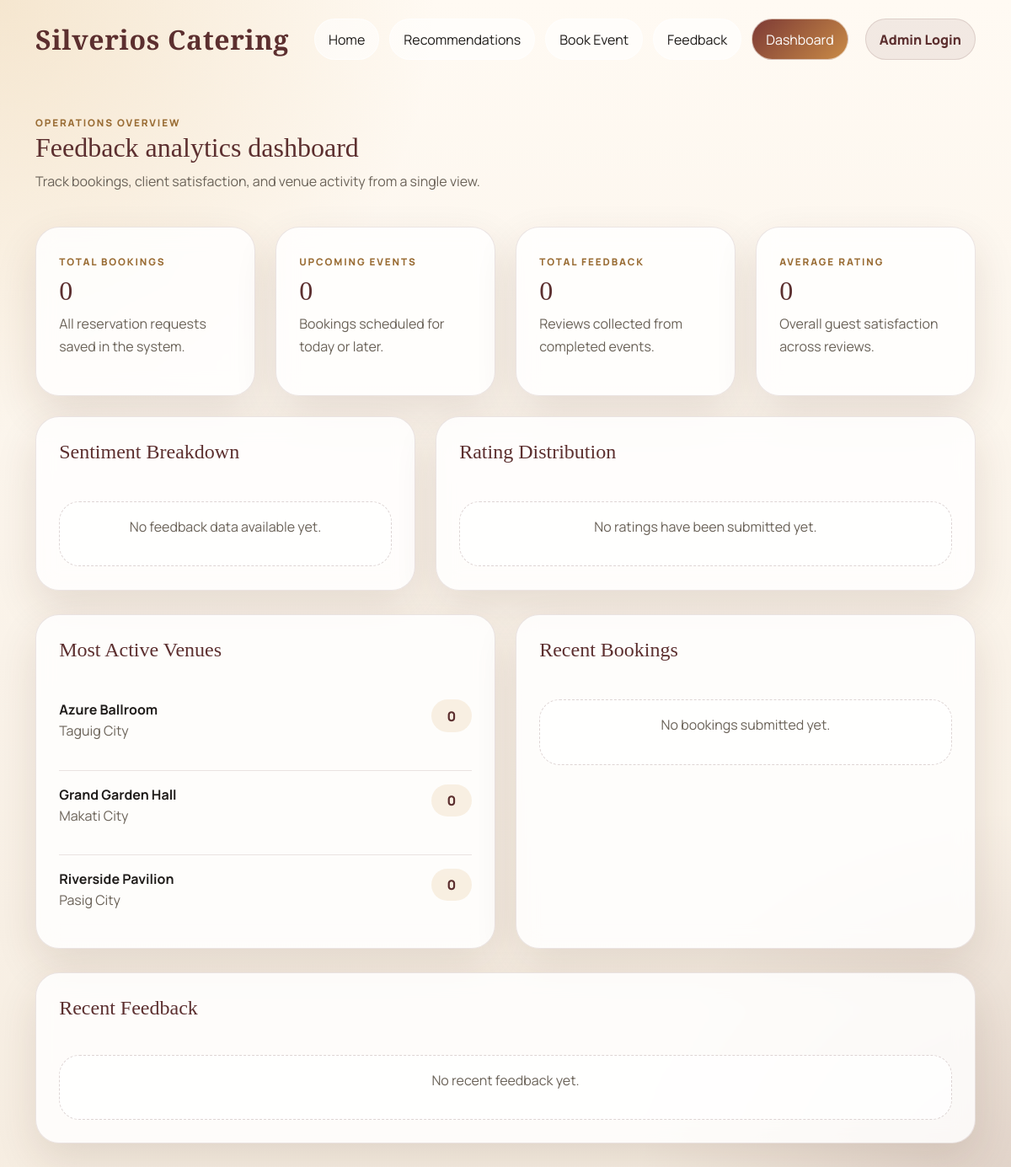
/dashboard/, run on the app's committed database.
### catering/models.py (models this page shows, shortened)
class Venue(models.Model):
    name = models.CharField(max_length=100)
    location = models.CharField(max_length=255)
    capacity = models.PositiveIntegerField(default=50)
    class Meta:
        ordering = ["name"]

### catering/views.py (the view)
# urls.py: path('dashboard/', views.dashboard, name='dashboard'),
def dashboard(request):
    total_feedback = Feedback.objects.count()
    total_bookings = Booking.objects.count()
    upcoming_bookings = Booking.objects.filter(booking_date__gte=timezone.localdate()).count()
    average_rating = Feedback.objects.aggregate(avg=Avg("rating"))["avg"] or 0
    sentiment_data = Feedback.objects.values("sentiment").annotate(total=Count("id"))
    rating_breakdown = Feedback.objects.values("rating").annotate(total=Count("id")).order_by("-rating")
    popular_venues = Venue.objects.annotate(total_bookings=Count("bookings")).order_by("-total_bookings", "name")[:5]
    recent_bookings = Booking.objects.select_related("venue").order_by("-created_at")[:5]
    recent_feedback = Feedback.objects.select_related("booking").order_by("-created_at")[:5]
    context = {
        "total_feedback": total_feedback,
        "total_bookings": total_bookings,
        "upcoming_bookings": upcoming_bookings,
        "average_rating": round(average_rating, 1) if average_rating else 0,
        "sentiment_data": sentiment_data,
        "rating_breakdown": rating_breakdown,
        "popular_venues": popular_venues,
        "recent_bookings": recent_bookings,
        "recent_feedback": recent_feedback,
    }
    return render(request, "catering/dashboard.html", context)

### templates/catering/dashboard.html
{% extends 'base.html' %}
{% block content %}
<section class="section-heading mb-4">
    <div>
        <span class="eyebrow">Operations Overview</span>
        <h2>Feedback analytics dashboard</h2>
        <p class="muted-copy">Track bookings, client satisfaction, and venue activity from a single view.</p>
    </div>
</section>
<div class="row g-4 mb-4">
    <div class="col-md-6 col-xl-3">
        <div class="metric-card">
            <span class="small-label">Total Bookings</span>
            <h3>{{ total_bookings }}</h3>
            <p>All reservation requests saved in the system.</p>
        </div>
    </div>
    <div class="col-md-6 col-xl-3">
        <div class="metric-card">
            <span class="small-label">Upcoming Events</span>
            <h3>{{ upcoming_bookings }}</h3>
            <p>Bookings scheduled for today or later.</p>
        </div>
    </div>
    <div class="col-md-6 col-xl-3">
        <div class="metric-card">
            <span class="small-label">Total Feedback</span>
            <h3>{{ total_feedback }}</h3>
            <p>Reviews collected from completed events.</p>
        </div>
    </div>
    <div class="col-md-6 col-xl-3">
        <div class="metric-card">
            <span class="small-label">Average Rating</span>
            <h3>{{ average_rating }}</h3>
            <p>Overall guest satisfaction across reviews.</p>
        </div>
    </div>
</div>
<div class="row g-4">
    <div class="col-lg-5">
        <div class="feature-card h-100">
            <h4>Sentiment Breakdown</h4>
            <div class="stats-list mt-4">
                {% for row in sentiment_data %}
                <div class="stats-row">
                    <div>
                        <strong>{{ row.sentiment|title }}</strong>
                        <p>{{ row.total }} responses</p>
                    </div>
                    <span class="pill-count">{{ row.total }}</span>
                </div>
                {% empty %}
                <div class="empty-state compact">
                    <p>No feedback data available yet.</p>
                </div>
                {% endfor %}
            </div>
        </div>
    </div>
    <div class="col-lg-7">
        <div class="feature-card h-100">
            <h4>Rating Distribution</h4>
            <div class="stats-list mt-4">
                {% for row in rating_breakdown %}
                <div class="stats-row">
                    <div>
                        <strong>{{ row.rating }} / 5</strong>
                        <p>Customer ratings at this score</p>
                    </div>
                    <span class="pill-count">{{ row.total }}</span>
                </div>
                {% empty %}
                <div class="empty-state compact">
                    <p>No ratings have been submitted yet.</p>
                </div>
                {% endfor %}
            </div>
        </div>
    </div>
</div>
<div class="row g-4 mt-1">
    <div class="col-lg-6">
        <div class="feature-card h-100">
            <h4>Most Active Venues</h4>
            <div class="stats-list mt-4">
                {% for venue in popular_venues %}
                <div class="stats-row">
                    <div>
                        <strong>{{ venue.name }}</strong>
                        <p>{{ venue.location }}</p>
                    </div>
                    <span class="pill-count">{{ venue.total_bookings }}</span>
                </div>
                {% empty %}
                <div class="empty-state compact">
                    <p>No venue activity yet.</p>
                </div>
                {% endfor %}
            </div>
        </div>
    </div>
    <div class="col-lg-6">
        <div class="feature-card h-100">
            <h4>Recent Bookings</h4>
            <div class="stats-list mt-4">
                {% for booking in recent_bookings %}
                <div class="stats-row">
                    <div>
                        <strong>{{ booking.customer_name }}</strong>
                        <p>{{ booking.booking_date }} at {{ booking.event_time }} | {{ booking.venue.name }}</p>
                    </div>
                    <span class="pill-count">{{ booking.number_of_persons }}</span>
                </div>
                {% empty %}
                <div class="empty-state compact">
                    <p>No bookings submitted yet.</p>
                </div>
                {% endfor %}
            </div>
        </div>
    </div>
</div>
<div class="row g-4 mt-1">
    <div class="col-12">
        <div class="feature-card">
            <h4>Recent Feedback</h4>
            <div class="row g-3 mt-1">
                {% for item in recent_feedback %}
                <div class="col-md-6 col-xl-4">
                    <div class="review-card">
                        <div class="d-flex justify-content-between align-items-center mb-3">
                            <strong>{{ item.customer_name }}</strong>
                            <span class="pill-count">{{ item.rating }}/5</span>
                        </div>
                        <p class="muted-copy">{{ item.comment }}</p>
                        <div class="d-flex justify-content-between align-items-center mt-3">
                            <span class="small-label">{{ item.sentiment|title }}</span>
                            <span class="small-label">{{ item.created_at|date:"M d, Y" }}</span>
                        </div>
                    </div>
                </div>
                {% empty %}
                <div class="col-12">
                    <div class="empty-state compact">
                        <p>No recent feedback yet.</p>
                    </div>
                </div>
                {% endfor %}
            </div>
        </div>
    </div>
</div>
{% endblock %}

### templates/base.html (shortened to what this page needs)
{% load static %}
<!DOCTYPE html>
<html lang="en">
<head>
    <link href="https://cdn.jsdelivr.net/npm/bootstrap@5.3.3/dist/css/bootstrap.min.css" rel="stylesheet">
    <link rel="stylesheet" href="{% static 'css/style.css' %}">
</head>
<body>
    <div class="page-shell">
        <nav class="navbar navbar-expand-lg site-nav">
            <div class="container">
                <a class="navbar-brand brand-mark" href="/">Silverios Catering</a>
                <div class="collapse navbar-collapse justify-content-end" id="navMenu">
                    <div class="nav-shell">
                        <div class="nav-pills-wrap">
                            <a class="nav-action" href="/">Home</a>
                            <a class="nav-action" href="/recommendations/">Recommendations</a>
                            <a class="nav-action" href="/book/">Book Event</a>
                            <a class="nav-action" href="/feedback/">Feedback</a>
                            <a class="nav-action nav-action--accent" href="/dashboard/">Dashboard</a>
                        </div>
                        <a class="nav-action nav-action--admin" href="/admin/">Admin Login</a>
                    </div>
                </div>
            </div>
        </nav>
        <main class="container py-4 py-lg-5">
            {% block content %}{% endblock %}
        </main>
    </div>
</body>
</html>

### static/css/style.css (style rules this page uses)
:root { --cream: #fff9f0; --sand: #f4e7d4; --gold: #d6a85f; --wine: #5c2f2f; --ink: #1f1c1a; --muted: #6a6258; --card: rgba(255, 255, 255, 0.82); --line: rgba(92, 47, 47, 0.12); --shadow: 0 20px 50px rgba(70, 44, 25, 0.12); }
body { min-height: 100vh; background: radial-gradient(circle at top left, rgba(214, 168, 95, 0.24), transparent 28%), radial-gradient(circle at bottom right, rgba(92, 47, 47, 0.14), transparent 24%), linear-gradient(180deg, #fffaf3 0%, #f6ede1 100%); color: var(--ink); font-family: "Manrope", sans-serif; }
.page-shell { min-height: 100vh; }
.site-nav { padding-top: 1.1rem; }
.brand-mark { font-family: "Cormorant Garamond", serif; font-size: 2rem; font-weight: 700; letter-spacing: 0.02em; color: var(--wine); }
.nav-pills-wrap { display: flex; flex-wrap: wrap; gap: 0.75rem; align-items: center; }
.nav-shell { display: flex; align-items: center; gap: 1rem; }
.nav-action { padding: 0.72rem 1rem; border-radius: 999px; color: var(--ink); text-decoration: none; background: rgba(255, 255, 255, 0.58); border: 1px solid rgba(255, 255, 255, 0.6); transition: transform 0.2s ease, box-shadow 0.2s ease, background 0.2s ease; }
.nav-action--accent { background: linear-gradient(135deg, #7d3a35, #c98b47); color: #fff; }
.nav-action--admin { margin-left: 0.25rem; background: rgba(92, 47, 47, 0.08); border-color: rgba(92, 47, 47, 0.14); color: var(--wine); font-weight: 800; }
.hero-panel, .form-panel, .feature-card, .metric-card, .success-panel { background: var(--card); backdrop-filter: blur(12px); border: 1px solid var(--line); border-radius: 28px; box-shadow: var(--shadow); }
.hero-title, h1, h2, h3, h4, h5 { font-family: "Cormorant Garamond", serif; color: var(--wine); }
.hero-copy, .muted-copy, .feature-card p, .metric-card p { color: var(--muted); line-height: 1.7; }
.eyebrow, .small-label { display: inline-block; text-transform: uppercase; letter-spacing: 0.16em; font-size: 0.73rem; font-weight: 800; color: #9a6d35; }
.info-tile strong, .summary-stack strong, .metric-card h3 { display: block; font-size: 2rem; line-height: 1; color: var(--wine); margin: 0.45rem 0 0.65rem; }
.section-heading { display: flex; justify-content: space-between; align-items: end; gap: 1rem; }
.feature-card, .form-panel, .metric-card, .success-panel { padding: 1.7rem; }
.feature-card { display: flex; flex-direction: column; gap: 0.8rem; }
.summary-stack, .timeline-list, .stats-list { display: grid; gap: 1rem; }
.timeline-item, .stats-row { display: flex; justify-content: space-between; gap: 1rem; padding-bottom: 1rem; border-bottom: 1px solid var(--line); }
.timeline-item:last-child, .stats-row:last-child { border-bottom: none; padding-bottom: 0; }
.pill-count { flex-shrink: 0; align-self: start; min-width: 48px; padding: 0.45rem 0.7rem; border-radius: 999px; background: rgba(214, 168, 95, 0.16); color: var(--wine); text-align: center; font-weight: 800; }
.empty-state { padding: 2rem; border-radius: 24px; background: rgba(255, 255, 255, 0.72); border: 1px dashed rgba(92, 47, 47, 0.2); text-align: center; }
.empty-state.compact { padding: 1rem; }

### data on the page
Venue: name "Azure Ballroom", location "Taguig City", total_bookings "0"
Venue: name "Grand Garden Hall", location "Makati City", total_bookings "0"
Venue: name "Riverside Pavilion", location "Pasig City", total_bookings "0"

### other printed values
{{ total_bookings }} "0"
{{ upcoming_bookings }} "0"
{{ total_feedback }} "0"
{{ average_rating }} "0"
